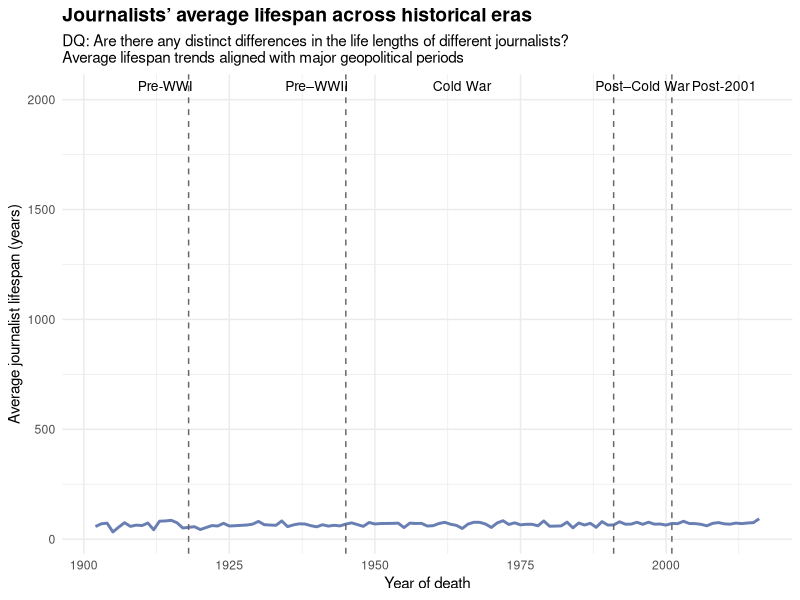

Reproduce this figure in R.

# Calculate the journalist life length
library(tidyverse)

journalists <- read_csv('journalists.csv') |>
  select("title", 
    "ontology/occupation_label", 
    "ontology/birthYear", 
    "ontology/deathYear", 
    'ontology/birthPlace_label',
    'ontology/deathPlace_label'
  ) |>
  rename(
    'occupation' = 'ontology/occupation_label',
    'birth_year' = 'ontology/birthYear', 
    'death_year' = 'ontology/deathYear', 
    'birth_place' = 'ontology/birthPlace_label', 
    'death_place' = 'ontology/deathPlace_label'
  ) |>
  mutate(
    birth_year = as.numeric(birth_year), 
    death_year = as.numeric(death_year), 
  ) |>  
  mutate(
    bd_coincide = (birth_place == death_place),
    life_length = death_year - birth_year
  ) |>
  filter(death_year >= 1900)|>
  print(n= 705)

journalists_country <- read_csv('journalists.csv') |>
  select('ontology/deathPlace_label', "ontology/birthYear")|>
  na.omit()

write.csv(journalists_country, file = "Journalists_country.csv", row.names = FALSE)

# life_length_plot <- read_csv('journalists.csv') |>
#   select("title", "ontology/occupation_label", "ontology/birthYear", "ontology/deathYear")|>
#   na.omit()|>
#   rename('ontology_birthYear' = 'ontology/birthYear', 'ontology_deathYear' = 'ontology/deathYear' )|>
#   mutate(ontology_birthYear = as.numeric(ontology_birthYear), ontology_deathYear = as.numeric(ontology_deathYear))|>
#   mutate(life_length = ontology_deathYear - ontology_birthYear)|>
#   filter(life_length > 0)|>
#   ggplot()+
#   aes(x = life_length)+
#   labs(x = "Life lengths (Yrs)", y = 'Number of journalists', title = 'Differences in life lengths among journalists', subtitle = 'DQ: Are there any distinct differences in the life lengths of different journalists?' )+
#   theme(plot.title = element_text(face = "bold", size = 14))+
#   geom_bar(position = 'dodge', fill = "#697fb3ff")

# ggsave('life_length.png', plot = life_length_plot, width = 10, height = 5)

#avr life span of journalist per year
avr_life_span <- read_csv('journalists.csv') |>
  select("title", "ontology/occupation_label", "ontology/birthYear", "ontology/deathYear")|>
  na.omit()|>
  rename('ontology_birthYear' = 'ontology/birthYear', 'ontology_deathYear' = 'ontology/deathYear' )|>
  mutate(ontology_birthYear = as.numeric(ontology_birthYear), ontology_deathYear = as.numeric(ontology_deathYear))|>
  mutate(life_length = ontology_deathYear - ontology_birthYear)|>
  group_by(ontology_deathYear)|>
  filter(life_length > 0 & ontology_deathYear > 1900)|>
  summarise(avr_life_span = mean(life_length))

avr_life_span_plot <- avr_life_span |>
  ggplot() +
  aes(x = ontology_deathYear, y = avr_life_span) +
  geom_line(color = "#697fb3ff", linewidth = 1) +
  geom_vline(
    xintercept = c(1918, 1945, 1991, 2001),
    linetype = "dashed",
    color = "grey40"
  ) +
  annotate(
    "text",
    x = c(1914, 1940, 1965, 1996, 2010),
    y = max(avr_life_span, na.rm = TRUE),
    label = c("Pre-WWI", "Pre–WWII", "Cold War", "Post–Cold War", "Post-2001"),
    vjust = -0.5,
    size = 3.5
  ) +
  labs(
    x = "Year of death",
    y = "Average journalist lifespan (years)",
    title = "Journalists’ average lifespan across historical eras",
    subtitle = "DQ: Are there any distinct differences in the life lengths of different journalists?\nAverage lifespan trends aligned with major geopolitical periods"
  ) +
  theme_minimal() +
  theme(
    plot.title = element_text(face = "bold", size = 14)
  )

ggsave('his_eras_avr_life_span.png', plot = avr_life_span_plot, width = 10, height = 5)

year_cat <- function(death_year) {
  if (death_year <= 1910){
    return("1900-1910")
  } else if (death_year <= 1920) {
    return("1910-1920")
  } else if (death_year <= 1930) {
    return("1920-1930")
  } else if (death_year <= 1940) {
    return("1930-1940")
  } else if (death_year <= 1950) {
    return("1940-1950")
  } else if (death_year <= 1960) {
    return("1950-1960")
  } else if (death_year <= 1970) {
    return("1960-1970")
  } else if (death_year <= 1980) {
    return("1970-1980")
  } else if (death_year <= 1990) {
    return("1980-1990")
  } else if (death_year <= 2000) {
    return("1990-2000")
  } else if (death_year <= 2010) {
    return("2000-2010")
  } else if (death_year <= 2020) {
    return("2010-2020")
  } else {
    return("no info")
  }
}

year_grouped <- journalists |>
  mutate(year = sapply(death_year, year_cat))

#Avr life span of journalist dying abroad annd dying in home country throughout the years
bar_plot <- year_grouped |>
  select('bd_coincide', 'life_length', 'year') |> 
  na.omit() |>
  group_by(bd_coincide, year) |>
  summarise(avr_life_span = mean(life_length), total = n()) |>
  ggplot()+
  aes(x= year, y = avr_life_span, fill = bd_coincide)+
  labs(x = "Years", y = "Average life span (Yrs)", title = "Journalists' average life span based on death place")+
  labs(fill = "Location of death")+
  scale_fill_discrete(labels = c("Died abroad", "Died in home country"))+
  geom_col(position = position_dodge(preserve = "single"))


# active_years <- read_csv('journalists.csv') |>
#   select("title", "ontology/deathYear", 'ontology/activeYears', 'ontology/activeYearsEndDate', 'ontology/activeYearsStartDate', 'ontology/activeYearsEndYear', 'ontology/activeYearsStartYear') |>
#   rename(deathYear = "ontology/deathYear", 'endYear' = 'ontology/activeYearsEndYear')

# death_on_duty_data <- active_years |>
#     mutate(
#     died_on_duty = as.integer(endYear == deathYear),
#   lived = as.integer(endYear != deathYear)) |>
#   pivot_longer(
#     cols = c(died_on_duty, lived),
#     names_to = "death_on_duty",
#     values_to = "on_duty_or_not"
#   ) |>
#   group_by(death_on_duty) |>
#   summarise(total = sum(on_duty_or_not, na.rm=TRUE))


# ggplot(death_on_duty_data) +
#   aes(x = death_on_duty, y = total / sum(total)) +
#   scale_y_continuous(labels = scales::label_percent()) +
#     labs (
#     title = 'Journalists deceased on duty',
#     subtitle = 'DQ: How often do journalists die while still being officially employed?',
#     y = 'Number of journalists', # whose birth and death locations differ/coincide
#     x = ''
#   ) +
#   scale_x_discrete(labels = c('Died on duty', 'Died after retirement')) +
#   theme_minimal() +
#   theme(plot.title = element_text(face = 'bold', size = 14), axis.text.x = element_text(size = 9), axis.text.y = element_text(size = 9), axis.title = element_text(size = 14))+
#   geom_col(position = 'dodge', fill = "#697fb3ff") 

# ggsave('died_on_duty.png')

